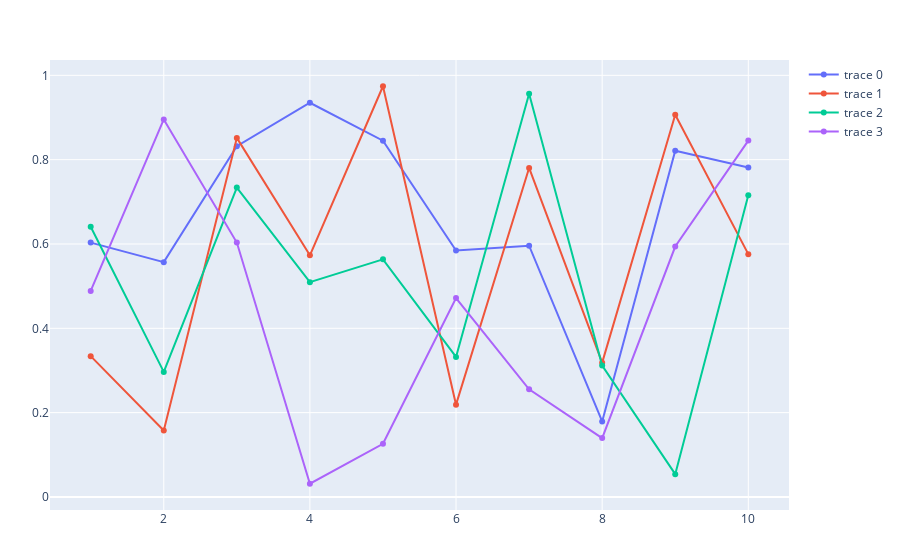

Write notebook code for a chart like this one.
### Code cell
p = plot(rand(10,4))

### Figure 1 — Plotly figure (JSON) as saved in the notebook; plotly's stock layout.template omitted (floating-point values rounded to 4 significant figures)
{"data": [{"type": "scatter", "x": [1, 2, 3, 4, 5, 6, 7, 8, 9, 10], "y": [0.6032, 0.557, 0.8318, 0.935, 0.845, 0.5846, 0.596, 0.1791, 0.8213, 0.7815]}, {"type": "scatter", "x": [1, 2, 3, 4, 5, 6, 7, 8, 9, 10], "y": [0.334, 0.1576, 0.8516, 0.5731, 0.9741, 0.2189, 0.7804, 0.3185, 0.9066, 0.5759]}, {"type": "scatter", "x": [1, 2, 3, 4, 5, 6, 7, 8, 9, 10], "y": [0.6408, 0.2966, 0.7337, 0.5095, 0.5637, 0.3322, 0.9561, 0.3115, 0.05409, 0.7158]}, {"type": "scatter", "x": [1, 2, 3, 4, 5, 6, 7, 8, 9, 10], "y": [0.4888, 0.8955, 0.6033, 0.03132, 0.1261, 0.4716, 0.2552, 0.1396, 0.594, 0.8452]}], "layout": {"margin": {"b": 50, "l": 50, "r": 50, "t": 60}}}
